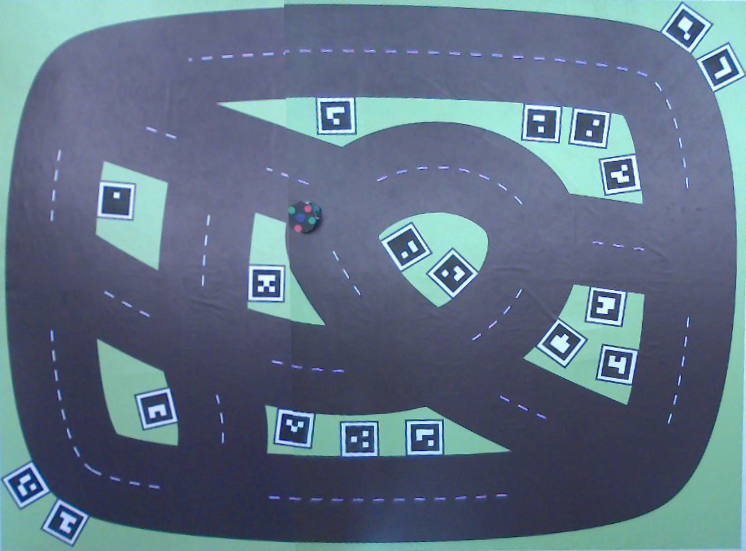
#> input picture server/solution/Camera.png, 746 x 551 px
$ python thresCalib.py
#> lines starting #> are read from the running program, lines starting #| are printed output that depends on the picture
#> in read, returned value is the input picture: shape (551, 746, 3); mean B, G, R 133.9, 114.3, 96.1
from cv2 import createTrackbar, getTrackbarPos
import cv2
from camera import Camera
import numpy as np

def nothing(*arg): pass

def showImage(img, winName='Image'):
    while cv2.waitKey(1) != 27: cv2.imshow(winName, img)

def createBars():
    cv2.namedWindow('buttons')
    createTrackbar('blockSize', 'buttons', 3, 255, nothing)
    createTrackbar('C', 'buttons', 0, 255, nothing)
    createTrackbar('sizeBlur', 'buttons', 1, 15, nothing)

def getBars():
    blockSize = getTrackbarPos('blockSize', 'buttons')
    C = getTrackbarPos('C', 'buttons')
    sizeBlur = getTrackbarPos('sizeBlur', 'buttons')
    blockSize = max(3, blockSize // 2 * 2 + 1)
    sizeBlur = max(1, sizeBlur)
    return blockSize, C, sizeBlur

def getBinaryImage(img, blockSize, C, sizeBlur):
#> called with blockSize = 3, C = 0, sizeBlur = 1
    imgGray = cv2.cvtColor(img, cv2.COLOR_BGR2GRAY)
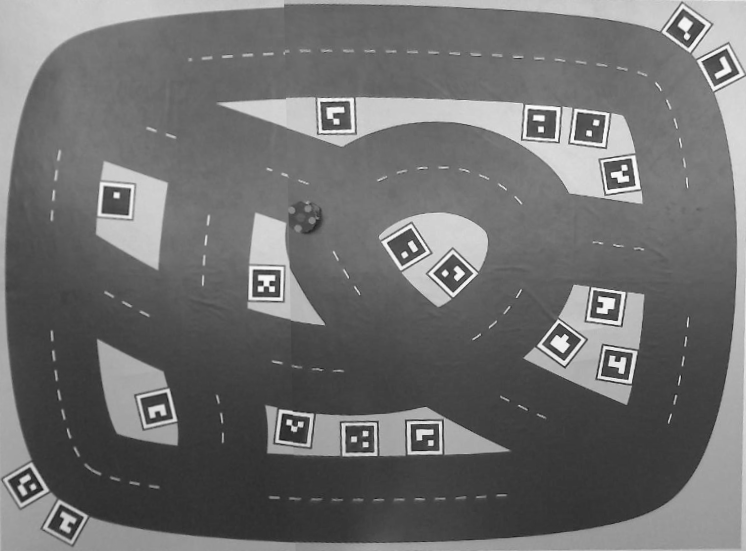
#> imgGray: shape (551, 746); min 21, max 251, mean 111
    imgBinary = cv2.adaptiveThreshold(imgGray, 255, cv2.ADAPTIVE_THRESH_MEAN_C, cv2.THRESH_BINARY, blockSize, C)
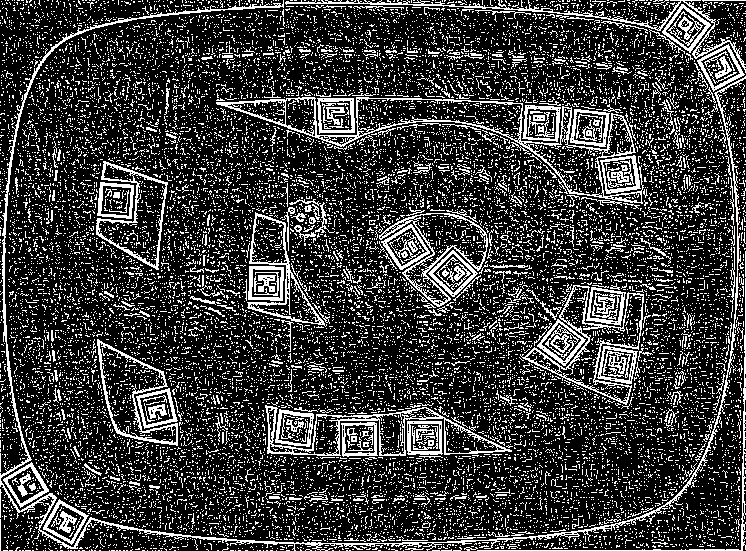
#> imgBinary: shape (551, 746); 22.6% white in thin lines or dots
    imgBinary = cv2.blur(imgBinary, (sizeBlur, sizeBlur))
    return imgBinary

class cammm:
    def read(self):
        return cv2.imread('../solution/Camera.png')

def main():
    camera = cammm()
    createBars()
    while True:
        img = camera.read()
        blockSize, C, sizeBlur = getBars()
        imgBinary = getBinaryImage(img, blockSize, C, sizeBlur)
        imgCross = cv2.bitwise_and(img, img, mask=imgBinary)
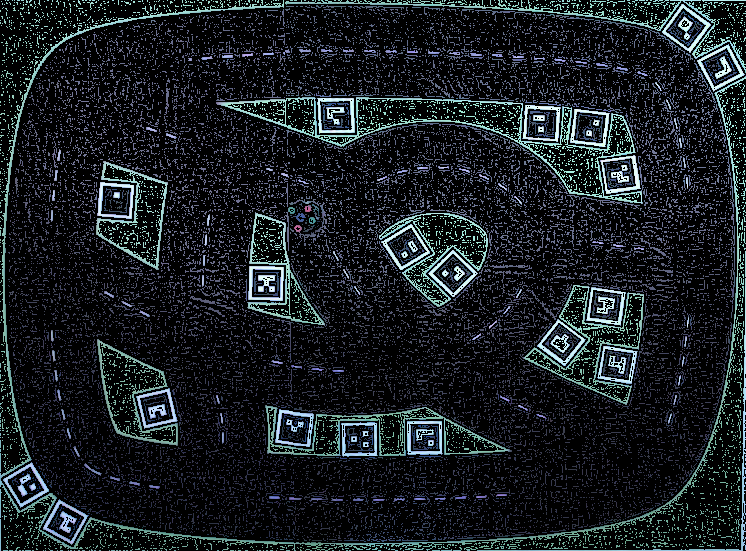
#> imgCross: shape (551, 746, 3); mean B, G, R 34.6, 30.8, 25.5
        imgBinary = cv2.cvtColor(imgBinary, cv2.COLOR_GRAY2BGR)
#> imgBinary: shape (551, 746, 3); 22.6% white in thin lines or dots
        imgShow = np.concatenate((img, imgBinary, imgCross), axis=1)
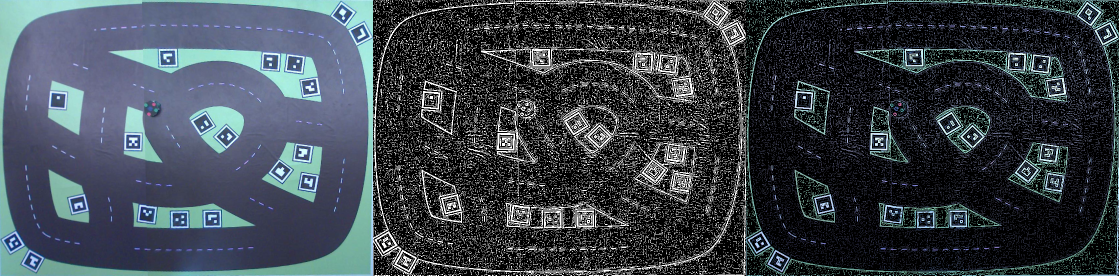
#> imgShow: shape (551, 2238, 3) (shown at 1/2 size); mean B, G, R 75.4, 67.5, 59.7
        cv2.imshow('Calib', imgShow)
        if cv2.waitKey(1) == 27: break
#> (key Esc is pressed here)
    img = camera.read()
    imgGray = cv2.cvtColor(img, cv2.COLOR_BGR2GRAY)
    showImage(imgGray)
    print(f'blockSize={blockSize}, C={C}, sizeBlur={sizeBlur}')
#> (the run stopped early here; a loop or call above may not have finished)
